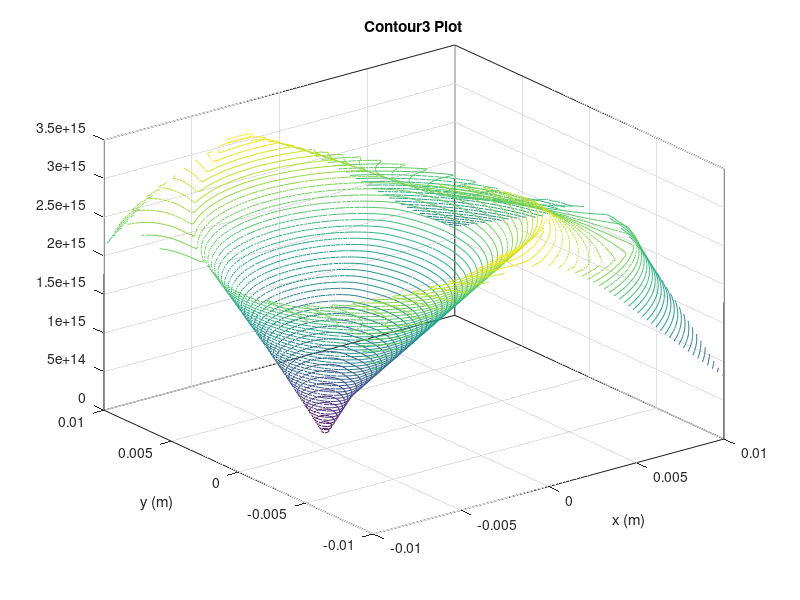
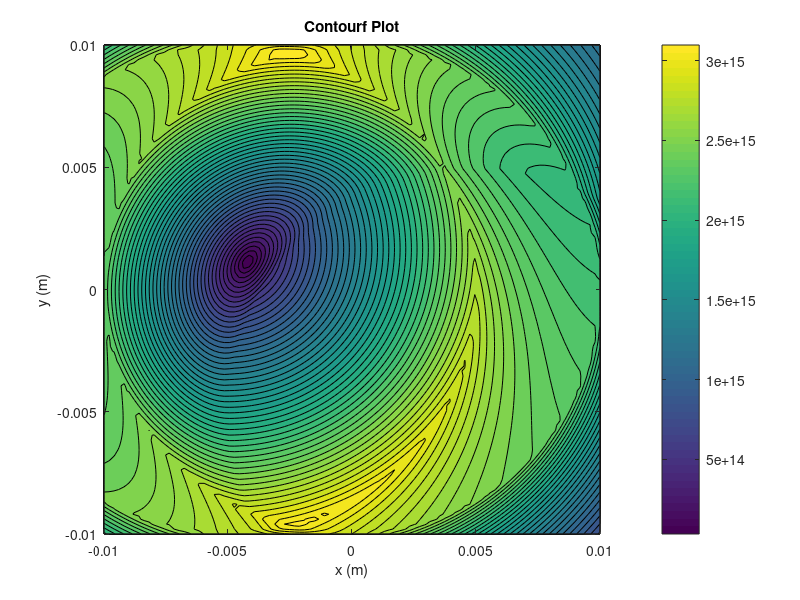
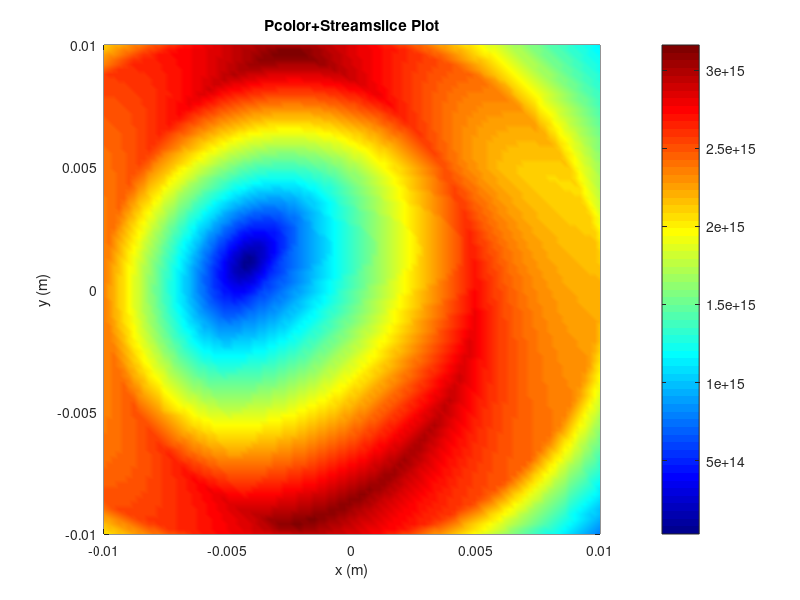

MATLAB code to generate these figures, in order: (Note: this script raises an error after producing the figures.)
% Constants
k = 8.99e9;  % Coulomb's constant
Q = [-10, 20, 20];  % Charges in Coulombs
x = [0.005, 0, -0.005];  % x-coordinates of charges (meters)
y = [-0.005, 0, 0];  % y-coordinates of charges (meters)

% Define the grid for the electric field visualization
[X, Y] = meshgrid(linspace(-0.01, 0.01, 100), linspace(-0.01, 0.01, 100));

% Initialize electric field components
Ex = zeros(size(X));
Ey = zeros(size(Y));

% Calculate the electric field due to each charge and sum them
for i = 1:numel(Q)
    r = sqrt((X - x(i)).^2 + (Y - y(i)).^2);  % Distance to each charge
    r(r < 0.01) = 0.01;  % Avoid division by zero
    E = k * Q(i) ./ r.^2;
    Ex = Ex + E .* (X - x(i)) ./ r;
    Ey = Ey + E .* (Y - y(i)) ./ r;
end

% Truncate electric field to ±2e17 V/m
Ex(Ex > 2e17) = 2e17;
Ex(Ex < -2e17) = -2e17;
Ey(Ey > 2e17) = 2e17;
Ey(Ey < -2e17) = -2e17;

% Total electric field magnitude
E = sqrt(Ex.^2 + Ey.^2);

% Create the contour3 plot
figure;
contour3(X, Y, E, 50);
title('Contour3 Plot');
xlabel('x (m)');
ylabel('y (m)');

% Create the contourf plot
figure;
contourf(X, Y, E, 50);
colorbar;
title('Contourf Plot');
xlabel('x (m)');
ylabel('y (m)');

% Create the pcolor+streamslice plot
figure;
pcolor(X, Y, E);
shading interp;
colormap('jet');
colorbar;
title('Pcolor+Streamslice Plot');
xlabel('x (m)');
ylabel('y (m)');
hold on;
streamslice(X, Y, Ex, Ey, 2);

% Super title for each figure
subtitle('Electric Field due to Three Point Charges');
